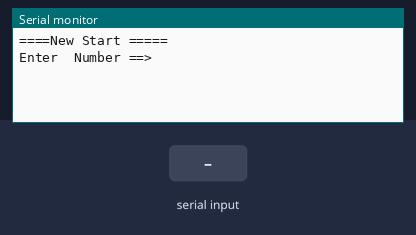
This sketch was run on a simulated Arduino Uno, built with avr-gcc and run on an emulated ATmega328P. On the bench: the last lines printed to the serial monitor. The test bench sets the inputs (shaded band).

Above: at 1.2 s.
1.3 s: "90,45\n" received over Serial
At 5.29 s:
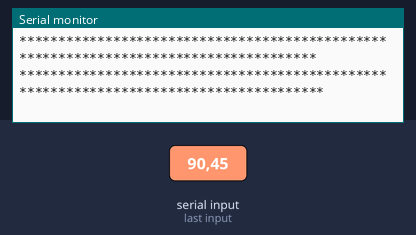
At 5.66 s:
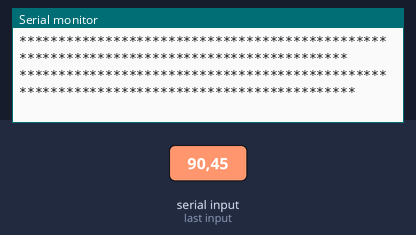

Measured:
- after the input at 1.3 s, the serial monitor: prints a new line at once (image 1)

The sketch:

ex5-4.ino
```cpp
void setup() {
  // 시리얼 통신 속도 설정 : 속도 9600 bps, 8데이터 비트, 패리티 없음, 한 개의 스톱비트
 Serial.begin(9600) ;

}
void loop() {
      int x = 0, y= 0;
      int row = 0 ,column = 0;

            Serial.println("====New Start =====");
            Serial.println("Enter  Number ==>");

          // PC에서 데이터가 전송되어 올때까지 기다린다.
          while(1) {
             if(Serial.available() > 0 ) break;
          }

          column =  Serial.parseInt();
          row = 1 ;
         for(y=0 ; y< column ; y++ )
         {
              for(x= 0 ; x < row;x++) {
                      Serial.print("*");
              }
              Serial.println("");
              row ++ ;
         }
}
```
